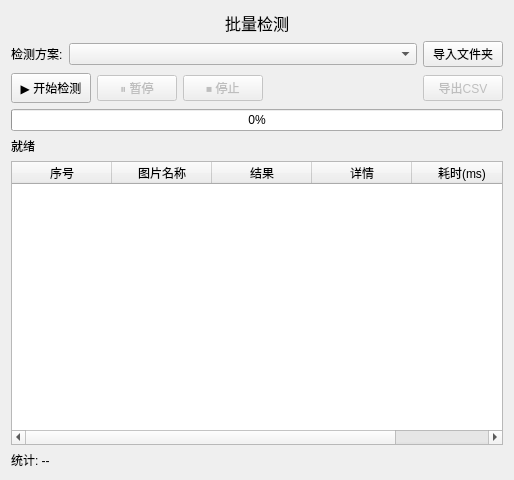
<?xml version="1.0" encoding="UTF-8"?>
<ui version="4.0">
 <class>BatchDetectionWidget</class>
 <widget class="QWidget" name="BatchDetectionWidget">
  <property name="geometry">
   <rect>
    <x>0</x>
    <y>0</y>
    <width>514</width>
    <height>480</height>
   </rect>
  </property>
  <layout class="QVBoxLayout" name="verticalLayout">
   <item>
    <widget class="QLabel" name="label_title">
     <property name="text">
      <string>批量检测</string>
     </property>
     <property name="font">
      <font>
       <pointsize>12</pointsize>
       <weight>700</weight>
      </font>
     </property>
     <property name="alignment">
      <set>Qt::AlignmentFlag::AlignCenter</set>
     </property>
    </widget>
   </item>
   <item>
    <layout class="QHBoxLayout" name="horizontalLayout_config">
     <item>
      <widget class="QLabel" name="label_profile">
       <property name="text">
        <string>检测方案:</string>
       </property>
      </widget>
     </item>
     <item>
      <widget class="QComboBox" name="comboBox_profile">
       <property name="sizePolicy">
        <sizepolicy hsizetype="Expanding" vsizetype="Fixed">
         <horstretch>0</horstretch>
         <verstretch>0</verstretch>
        </sizepolicy>
       </property>
      </widget>
     </item>
     <item>
      <widget class="QPushButton" name="btn_addImageFolder">
       <property name="text">
        <string>导入文件夹</string>
       </property>
      </widget>
     </item>
    </layout>
   </item>
   <item>
    <layout class="QHBoxLayout" name="horizontalLayout_controls">
     <item>
      <widget class="QPushButton" name="btn_start">
       <property name="text">
        <string>▶ 开始检测</string>
       </property>
       <property name="minimumSize">
        <size>
         <width>80</width>
         <height>30</height>
        </size>
       </property>
      </widget>
     </item>
     <item>
      <widget class="QPushButton" name="btn_pause">
       <property name="text">
        <string>⏸ 暂停</string>
       </property>
       <property name="enabled">
        <bool>false</bool>
       </property>
      </widget>
     </item>
     <item>
      <widget class="QPushButton" name="btn_stop">
       <property name="text">
        <string>⏹ 停止</string>
       </property>
       <property name="enabled">
        <bool>false</bool>
       </property>
      </widget>
     </item>
     <item>
      <spacer name="horizontalSpacer">
       <property name="orientation">
        <enum>Qt::Orientation::Horizontal</enum>
       </property>
       <property name="sizeHint" stdset="0">
        <size>
         <width>40</width>
         <height>20</height>
        </size>
       </property>
      </spacer>
     </item>
     <item>
      <widget class="QPushButton" name="btn_exportCsv">
       <property name="text">
        <string>导出CSV</string>
       </property>
       <property name="enabled">
        <bool>false</bool>
       </property>
      </widget>
     </item>
    </layout>
   </item>
   <item>
    <widget class="QProgressBar" name="progressBar">
     <property name="value">
      <number>0</number>
     </property>
     <property name="textVisible">
      <bool>true</bool>
     </property>
    </widget>
   </item>
   <item>
    <widget class="QLabel" name="label_status">
     <property name="text">
      <string>就绪</string>
     </property>
    </widget>
   </item>
   <item>
    <widget class="QTableWidget" name="tableWidget_results">
     <property name="alternatingRowColors">
      <bool>true</bool>
     </property>
     <property name="selectionMode">
      <enum>QAbstractItemView::SelectionMode::SingleSelection</enum>
     </property>
     <column>
      <property name="text">
       <string>序号</string>
      </property>
     </column>
     <column>
      <property name="text">
       <string>图片名称</string>
      </property>
     </column>
     <column>
      <property name="text">
       <string>结果</string>
      </property>
     </column>
     <column>
      <property name="text">
       <string>详情</string>
      </property>
     </column>
     <column>
      <property name="text">
       <string>耗时(ms)</string>
      </property>
     </column>
    </widget>
   </item>
   <item>
    <widget class="QLabel" name="label_summary">
     <property name="text">
      <string>统计: --</string>
     </property>
     <property name="font">
      <font>
       <weight>700</weight>
      </font>
     </property>
    </widget>
   </item>
  </layout>
 </widget>
 <resources/>
 <connections/>
</ui>
